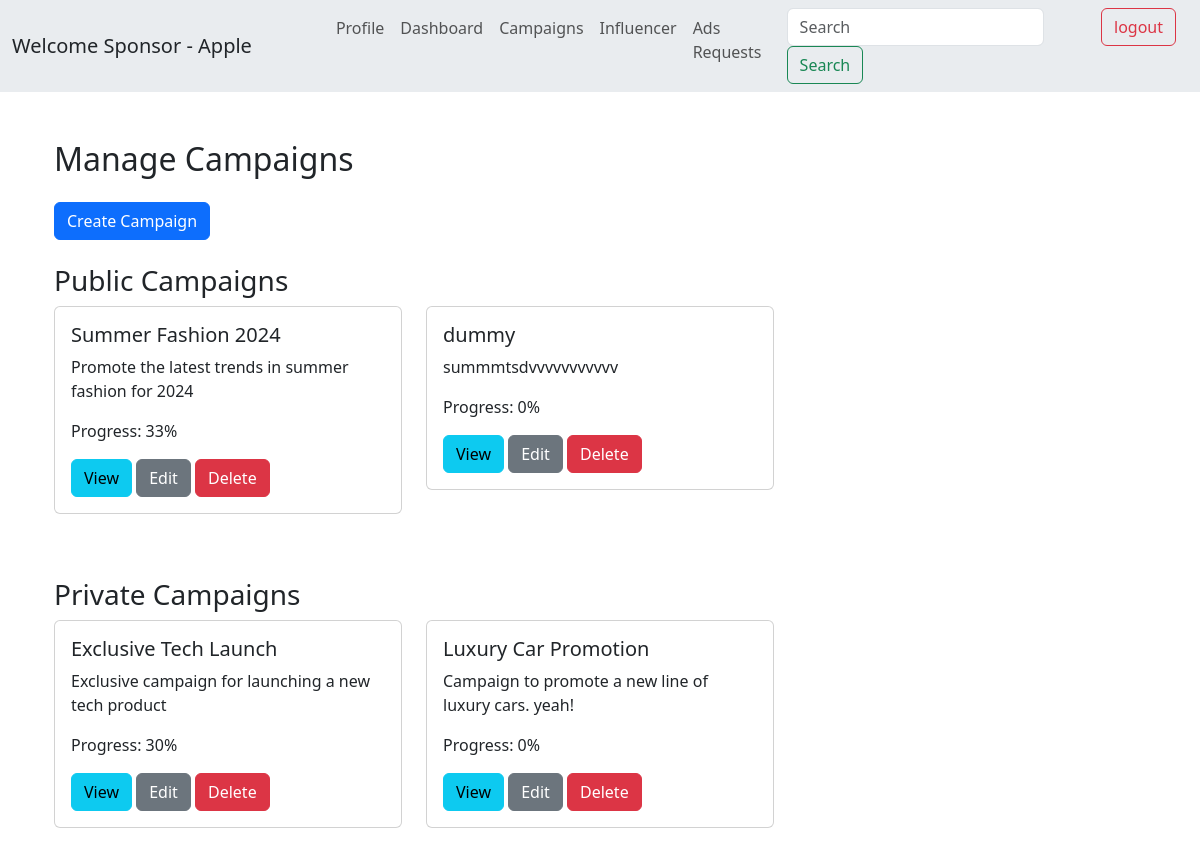
/sponsor/campaigns (signed in), run on an earlier commit of the app's database.
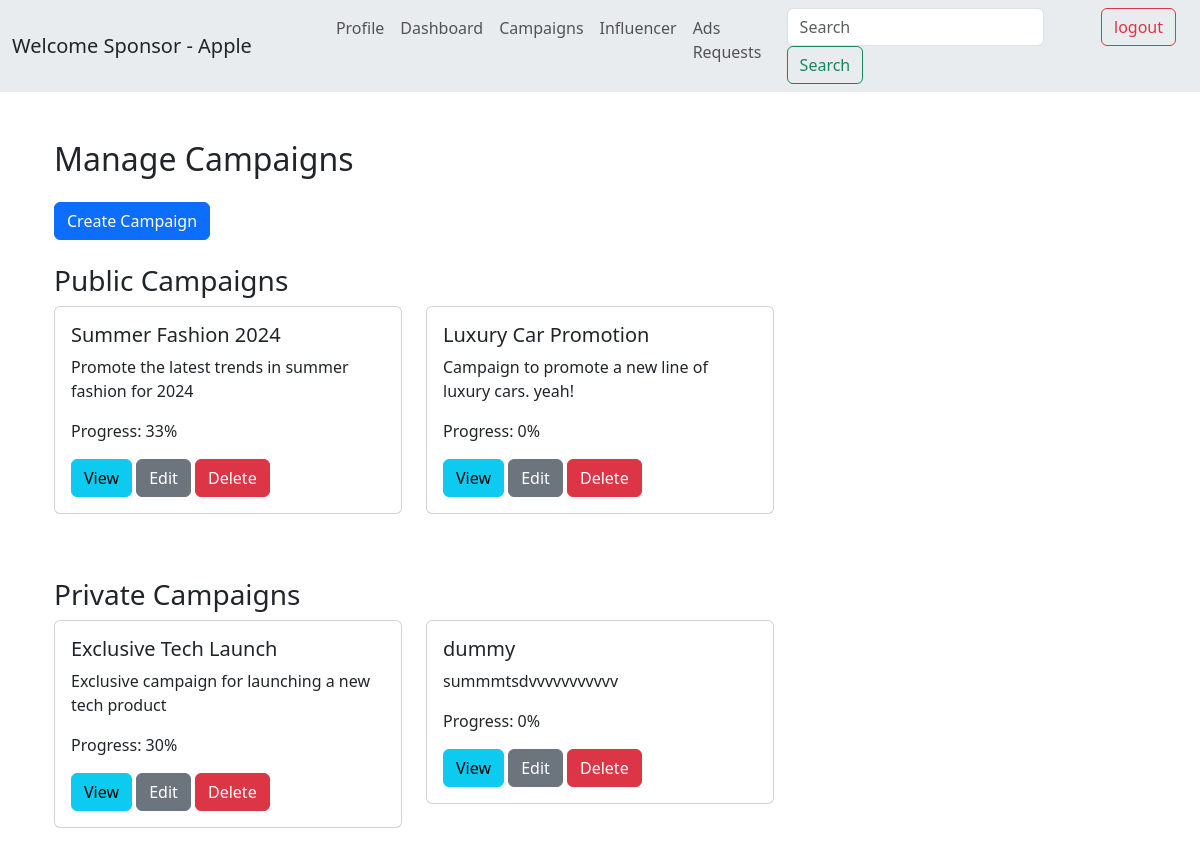
And on a later commit of the database.
### models.py (models this page shows)
class Campaign(db.Model):
    __tablename__ = 'campaigns'
    id = db.Column(db.Integer, primary_key=True)
    title = db.Column(db.String(200), nullable=False)
    description = db.Column(db.String(400), nullable=False)
    niche = db.Column(db.String(100), nullable=False)
    start_date = db.Column(db.Date, nullable=False)
    end_date = db.Column(db.Date, nullable=False)
    budget = db.Column(db.Float, nullable=False)
    visibility = db.Column(db.String(50), nullable=False)
    status = db.Column(db.String(50), nullable=False, default='ongoing')
    goals = db.Column(db.Text, nullable=True)
    sponsor_id = db.Column(db.Integer, db.ForeignKey('users.id'), nullable=False)
    is_flagged = db.Column(db.Boolean, default=False)
    sponsor = db.relationship('User', backref=db.backref('campaigns', lazy=True))
    ad_requests = db.relationship('AdRequest', back_populates='campaign', lazy=True)
    def progress(self):
        total_ads_required = sum(ad_request.ads_required for ad_request in self.ad_requests)
        total_ads_completed = sum(ad_request.ads_completed for ad_request in self.ad_requests)
        if total_ads_required == 0:
            return 0
        return int((total_ads_completed / total_ads_required) * 100)

class AdRequest(db.Model):
    __tablename__ = 'ad_requests'
    id = db.Column(db.Integer, primary_key=True)
    campaign_id = db.Column(db.Integer, db.ForeignKey('campaigns.id'), nullable=False)
    influencer_id = db.Column(db.Integer, db.ForeignKey('users.id'), nullable=False)
    sponsor_id = db.Column(db.Integer, db.ForeignKey('users.id'), nullable=False)
    details = db.Column(db.Text, nullable=True)
    ads_required = db.Column(db.Integer, nullable=False, default=1)
    ads_completed = db.Column(db.Integer, nullable=False, default=0)
    payment_amount = db.Column(db.Float, nullable=False)
    status = db.Column(db.String(50), nullable=False, default='pending')  # pending, approved, rejected, accepted, completed
    updated_at = db.Column(db.DateTime, default=datetime.utcnow, onupdate=datetime.utcnow)
    campaign = db.relationship('Campaign', back_populates='ad_requests')
    influencer = db.relationship('User', foreign_keys=[influencer_id])
    sponsor = db.relationship('User', foreign_keys=[sponsor_id])

### main.py (the view, shortened to what this page needs)
@app.route('/sponsor/campaigns', methods=['GET', 'POST'])
def sponsor_campaigns():
    if 'user_id' not in session or session['user_role'] != 'sponsor':
        flash('You need to be logged in as a sponsor to create a campaign.', 'danger')
        return redirect(url_for('login'))
    sponsor_id = session['user_id']
    public_campaigns = Campaign.query.filter_by(visibility='public', sponsor_id=sponsor_id).all()
    private_campaigns = Campaign.query.filter_by(visibility='private', sponsor_id=sponsor_id).all()
    return render_template('campaigns/sponsor_cam/sponsor_campaigns.html', public_campaigns=public_campaigns, private_campaigns=private_campaigns)

### main.py (called while the page is built)
@app.context_processor
def inject_user():
    if 'user_id' in session:
        user = User.query.get(session['user_id'])
    else:
        user = None
    return dict(current_user=user)

### templates/campaigns/sponsor_cam/sponsor_campaigns.html (shortened to what this page needs)
{% extends 'base.html' %}
{% block content %}
<div class="container mt-5">
    <h2 class="mb-4">Manage Campaigns</h2>
    <button type="button" class="btn btn-primary mb-4" data-toggle="modal" data-target="#createCampaignModal">
        Create Campaign
    </button>
    <div class="mb-5">
        <h3>Public Campaigns</h3>
        <div class="row">
            {% for campaign in public_campaigns %}
                {% if campaign.sponsor_id == session['user_id'] %}
                    <div class="col-md-4 mb-3">
                        <div class="card">
                            <div class="card-body">
                                <h5 class="card-title">{{ campaign.title }}</h5>
                                <p class="card-text">{{ campaign.description }}</p>
                                <p class="card-text">Progress: {{ campaign.progress() }}%</p>
                                <a href="{{ url_for('view_campaign', campaign_id=campaign.id) }}" class="btn btn-info">View</a>
                                <button type="button" class="btn btn-secondary" data-toggle="modal" data-target="#updateCampaignModal{{ campaign.id }}">
                                    Edit
                                </button>
                                <form method="POST" action="{{ url_for('delete_campaign', campaign_id=campaign.id) }}" style="display:inline;">
                                    <button type="submit" class="btn btn-danger">Delete</button>
                                </form>
                            </div>
                        </div>
                    </div>
                {% endif %}
            {% endfor %}
        </div>
    </div>
    <div class="mb-5">
        <h3>Private Campaigns</h3>
        <div class="row">
            {% for campaign in private_campaigns %}
                {% if campaign.sponsor_id == session['user_id'] %}
                    <div class="col-md-4 mb-3">
                        <div class="card">
                            <div class="card-body">
                                <h5 class="card-title">{{ campaign.title }}</h5>
                                <p class="card-text">{{ campaign.description }}</p>
                                <p class="card-text">Progress: {{ campaign.progress() }}%</p>
                                <a href="{{ url_for('view_campaign', campaign_id=campaign.id) }}" class="btn btn-info">View</a>
                                <button type="button" class="btn btn-secondary" data-toggle="modal" data-target="#updateCampaignModal{{ campaign.id }}">
                                    Edit
                                </button>
                                <form method="POST" action="{{ url_for('delete_campaign', campaign_id=campaign.id) }}" style="display:inline;">
                                    <button type="submit" class="btn btn-danger">Delete</button>
                                </form>
                            </div>
                        </div>
                    </div>
                {% endif %}
            {% endfor %}
        </div>
    </div>
</div>
{% endblock %}

What changed in the data, as far as the page shows it:
changed Campaign "Luxury Car Promotion": moves from the list under "Private Campaigns" to the list under "Public Campaigns"
changed Campaign "dummy": moves from the list under "Public Campaigns" to the list under "Private Campaigns"
